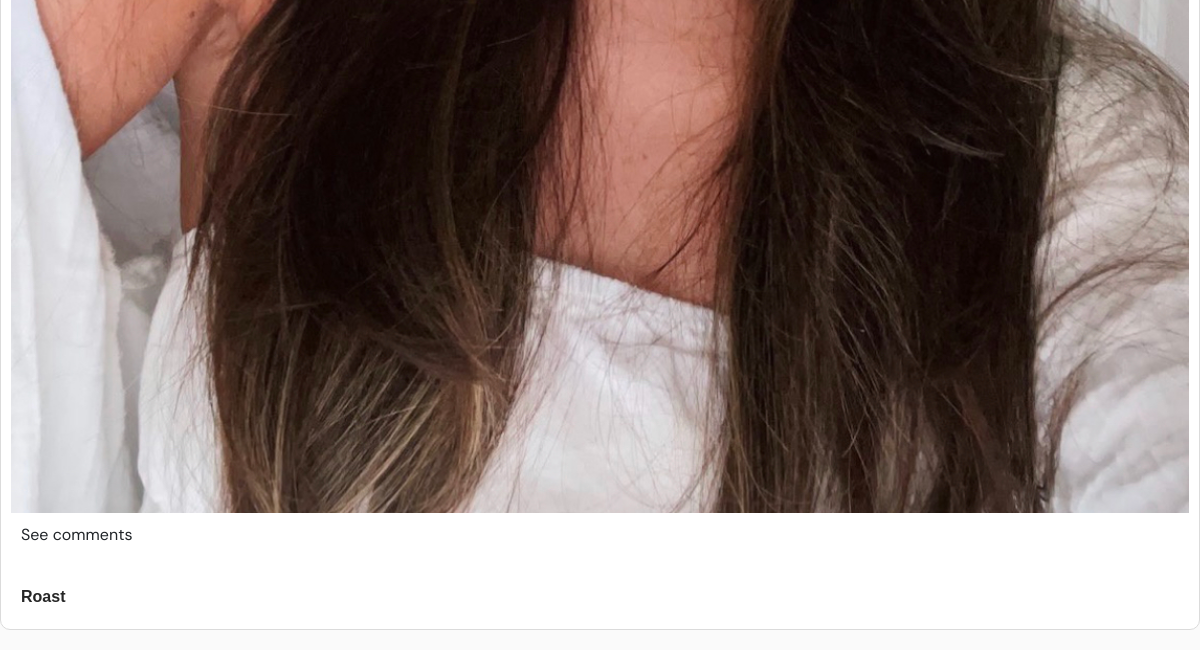
The app's page /search_post/ (lower part), older data.
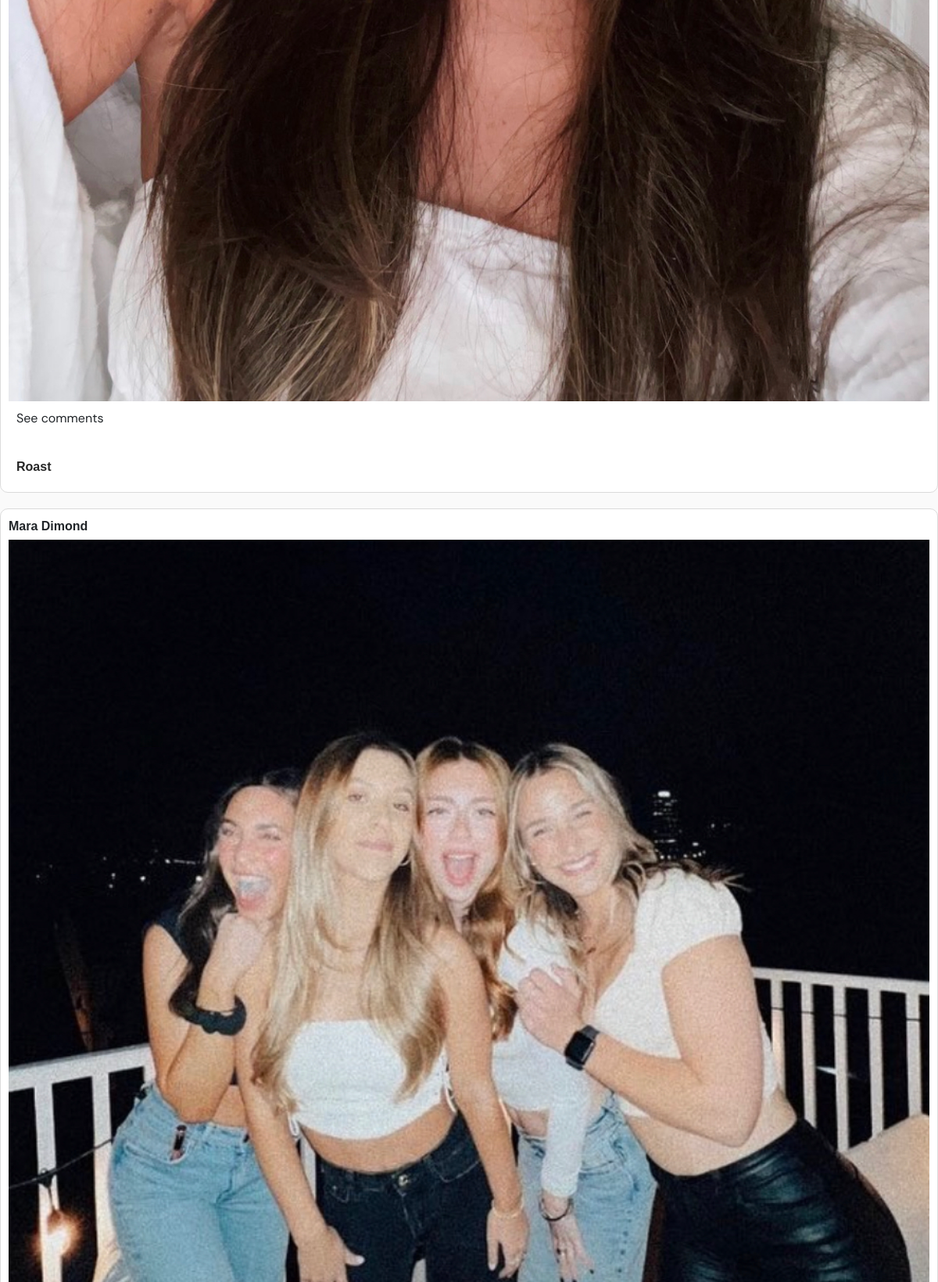
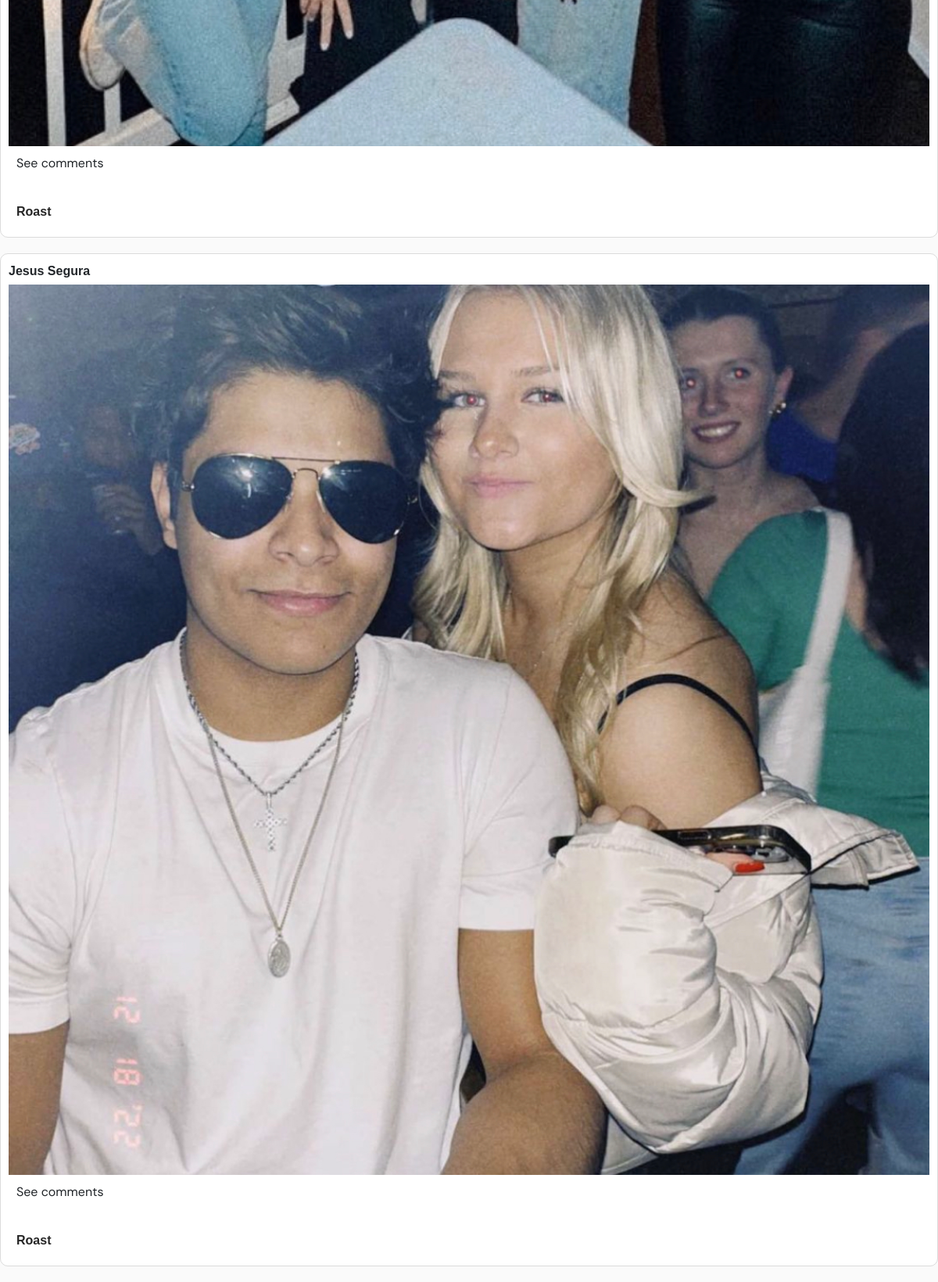
The same page, newer data (2 pictures, top to bottom).
### home/models.py (models this page shows, shortened)
class Post(models.Model):
    author = models.ForeignKey(User, on_delete=models.CASCADE)
    picture = models.ImageField(upload_to='static/posts/')
    caption = models.CharField(max_length=255)
    created_at = models.DateTimeField(auto_now_add=True)

### home/views.py (the view)
# urls.py: path('search_post/', views.search_post, name='search_post'),
def search_post(request):
    search_query = request.GET.get('search_query', '')
    posts = Post.objects.filter(caption__icontains=search_query)
    comments = Comment.objects.all().order_by('-id')
    context = {
        'posts': posts,
        'search_query': search_query,
        'comments': comments,
    }
    return render(request, 'search_results.html', context)

### home/templates/search_results.html (shortened to what this page needs)
{% extends 'base.html' %}
{% block content %}
{% if posts %}
{% for post in posts %}
    <div class="post-container">
        <div class="post-caption">{{ post.caption }}</div>
        <img class="post-image" src="{{ post.picture.url }}" alt="Post Picture">
        <div class="post-comments">
            {% if user.is_authenticated %}
                {% for comment in comments %}
                    {% if comment.post == post  %}
                        <p>{{ comment.content }}</p>
                    {% endif %}
                {% empty %}
                    <p>No comments yet.</p>
                {% endfor %}
             {% else %}
                <p><a href="/register/">See comments</a></p>
            {% endif %}
        </div>
        {% if user.is_authenticated %}
        <div class="button-container">
            <div class="add-roast"><p>Roast</p></div>
            <button class="share-button" onclick="copyLink('{{ post.get_absolute_url }}/{{post.id}}')">Share</button>
        </div>
            <form class="comment-form" method="POST" action="{% url 'add_comment' post_id=post.id %}">
                {% csrf_token %}
                <textarea name="content" class="comment-input" placeholder="Add a comment..." required></textarea>
            </form>
        {% else %}
            <div class="add-roast"><a href="/register/" >Roast</a></div>
        {% endif %}
    </div>
{% endfor %}
{% else %}
<p>No posts found.</p>
{% endif %}
{% endblock %}

Row changes from the older to the newer data that the page shows:
added Post: caption "Mara Dimond", picture (picture)
added Post: caption "Jesus Segura", picture (picture)
